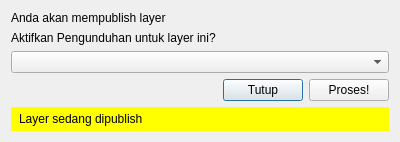
<?xml version="1.0" encoding="UTF-8"?>
<ui version="4.0">
 <class>publish_layer</class>
 <widget class="QDialog" name="publish_layer">
  <property name="geometry">
   <rect>
    <x>0</x>
    <y>0</y>
    <width>400</width>
    <height>136</height>
   </rect>
  </property>
  <property name="windowTitle">
   <string>Publish layer</string>
  </property>
  <layout class="QVBoxLayout" name="verticalLayout">
   <item>
    <widget class="QLabel" name="label_layer">
     <property name="text">
      <string>Anda akan mempublish layer</string>
     </property>
    </widget>
   </item>
   <item>
    <widget class="QLabel" name="label_unduh">
     <property name="text">
      <string>Aktifkan Pengunduhan untuk layer ini?</string>
     </property>
    </widget>
   </item>
   <item>
    <widget class="QComboBox" name="cmb_download"/>
   </item>
   <item>
    <layout class="QHBoxLayout" name="horizontalLayout">
     <item>
      <spacer name="horizontalSpacer">
       <property name="orientation">
        <enum>Qt::Horizontal</enum>
       </property>
       <property name="sizeHint" stdset="0">
        <size>
         <width>40</width>
         <height>20</height>
        </size>
       </property>
      </spacer>
     </item>
     <item>
      <widget class="QPushButton" name="pushButton_tutup">
       <property name="text">
        <string>Tutup</string>
       </property>
      </widget>
     </item>
     <item>
      <widget class="QPushButton" name="pushButton_proses">
       <property name="text">
        <string>Proses!</string>
       </property>
      </widget>
     </item>
    </layout>
   </item>
   <item>
    <widget class="QLabel" name="label_progress">
     <property name="styleSheet">
      <string notr="true">background-color:yellow;
padding:5px;
color:black</string>
     </property>
     <property name="text">
      <string>Layer sedang dipublish</string>
     </property>
    </widget>
   </item>
  </layout>
 </widget>
 <resources/>
 <connections/>
</ui>
